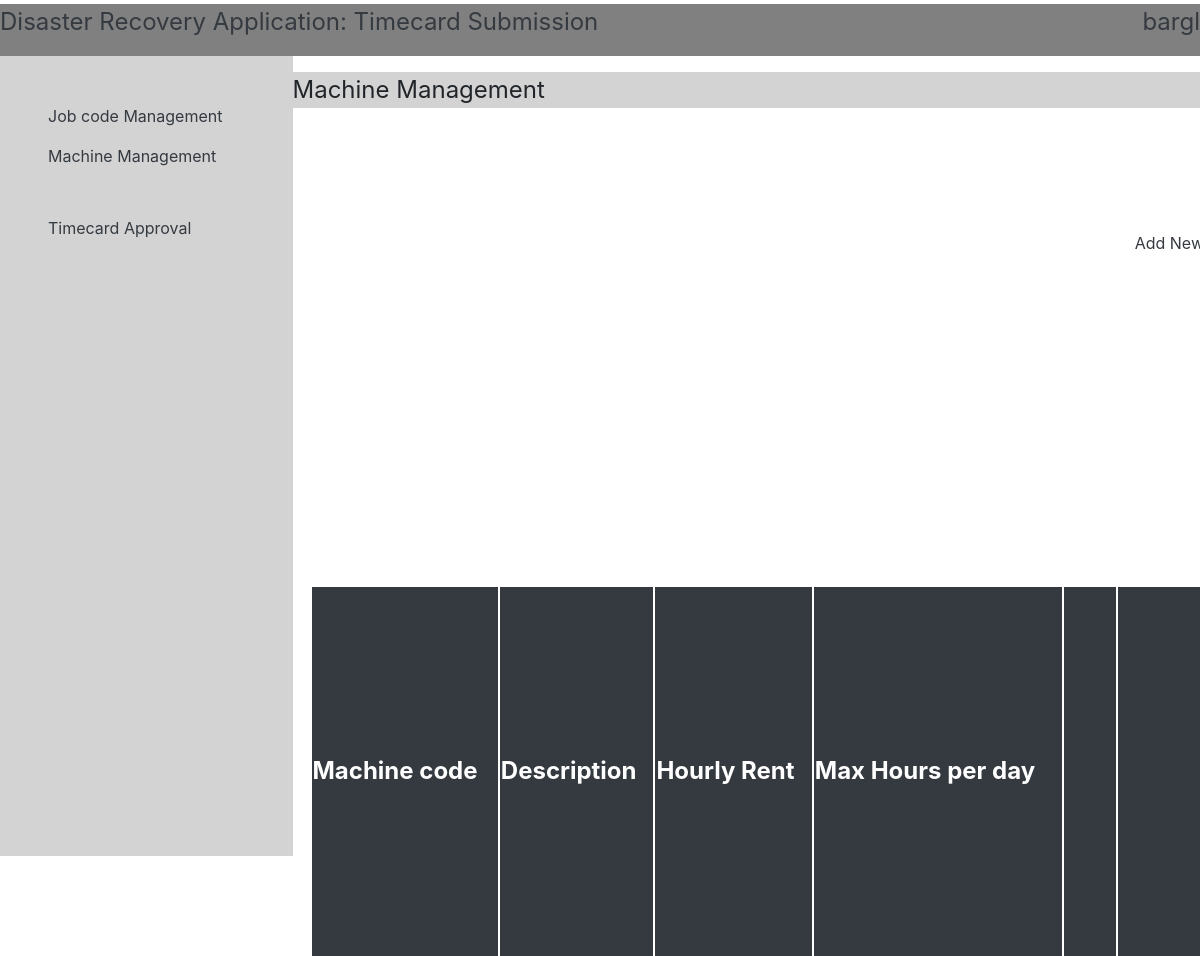
/timeclock/machine/ (signed in), run on an earlier commit of the app's database.
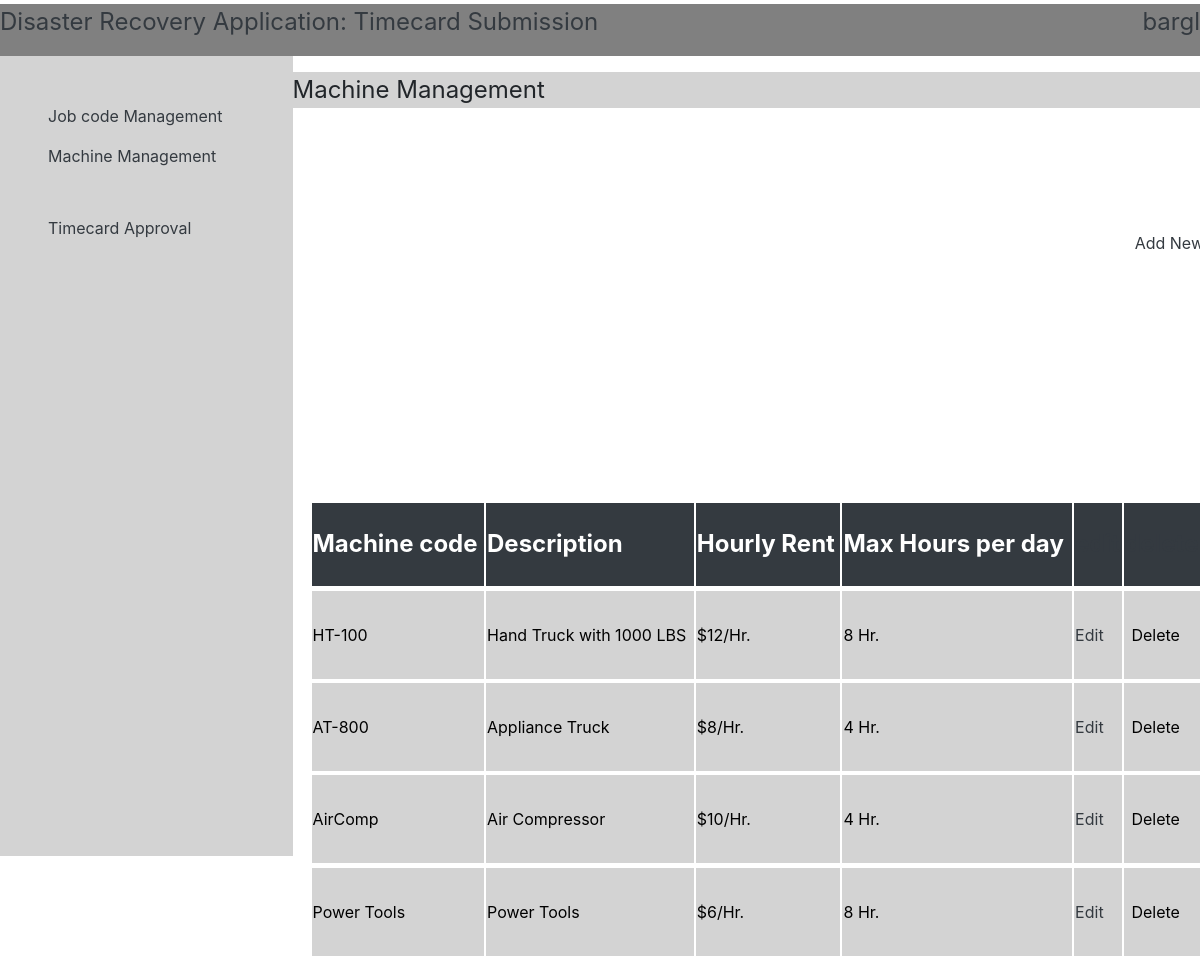
And on a later commit of the database.
### TimeClock/models.py (models this page shows, shortened)
class Machine(models.Model):
    machineCode = models.TextField()
    description = models.TextField()
    hourlyRent = models.IntegerField()
    maxHoursPerDay = models.IntegerField()
    jobcode = models.ManyToManyField(JobCode)

### TimeClock/views.py (the view)
# urls.py: path('machine/',MachineView.as_view(),name='Machine'),
class MachineView(ListView):
    model = Machine
    template_name = 'machine.html'
    def get_context_data(self, **kwargs):
        context= super().get_context_data(**kwargs)
        context['now'] = timezone.now()
        return context

### TimeClock/templates/machine.html (shortened to what this page needs)
{% extends 'index.html' %}
{% block title %}{% if user.username %}Machine Management{% else %} Please Login {% endif %}{% endblock %}
{% block content %}
{% if perms.auth.Admin %}
<a class='text-dark' href='/timeclock/add/machine' style='width:100%;padding-top:75px;text-align:right;'>Add New</a>
<table style='width:100%'>
    <tr class='bg-dark text-white' style='font-size:x-large'>
        <th>Machine code</th>
        <th class='bg-white'></th>
        <th>Description</th>
        <th class='bg-white'></th>
        <th>Hourly Rent</th>
        <th class='bg-white'></th>
        <th>Max Hours per day</th>
        <th class='bg-white'></th>
        <th class='text-dark'>edit</th>
        <th class='bg-white'></th>
        <th class='text-dark'>delete</th>
    </tr>
    {% for Machine in object_list %}
    <tr><td class='bg-white'></td></tr>
    <tr style='color:black;background:lightgray'>
        <td class='py-2'>{{Machine.machineCode}}</td>
        <td class='bg-white'></td>
        <td>{{Machine.description}}</td>
        <td class='bg-white'></td>
        <td>${{Machine.hourlyRent}}/Hr.</td>
        <td class='bg-white'></td>
        <td>{{Machine.maxHoursPerDay}} Hr.</td>
        <td class='bg-white'></td>
        <td><a class='text-dark' href='/timeclock/edit/machine/{{Machine.id}}'>Edit</a></td>
        <td class='bg-white'></td>
        <td><form method="POST" action="{% url 'TimeClock:machineDelete' Machine.id %}">{% csrf_token %}<input style='background:none;border:0;' onclick="return confirm('Did you mean to delete {{Machine.machineCode}}?')" type="submit" value="Delete"/></form></td>
    </tr>
    {% endfor %}
</table>
{% endif %}
{% endblock %}

What changed in the data, as far as the page shows it:
added Machine: machineCode "HT-100", description "Hand Truck with 1000 LBS", hourlyRent "12", maxHoursPerDay "8"
added Machine: machineCode "AT-800", description "Appliance Truck", hourlyRent "8", maxHoursPerDay "4"
added Machine: machineCode "AirComp", description "Air Compressor", hourlyRent "10", maxHoursPerDay "4"
added Machine: machineCode "Power Tools", description "Power Tools", hourlyRent "6", maxHoursPerDay "8"
